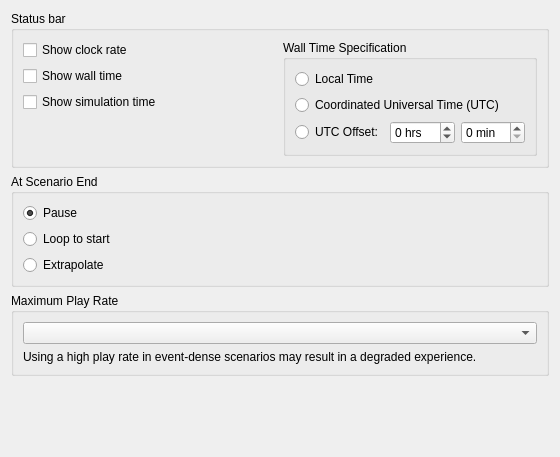
<?xml version="1.0" encoding="UTF-8"?>
<ui version="4.0">
 <class>PrefWidgetUi</class>
 <widget class="QWidget" name="PrefWidgetUi">
  <property name="geometry">
   <rect>
    <x>0</x>
    <y>0</y>
    <width>560</width>
    <height>457</height>
   </rect>
  </property>
  <property name="windowTitle">
   <string>Time Controller</string>
  </property>
  <layout class="QVBoxLayout" name="verticalLayout">
   <item>
    <widget class="QGroupBox" name="groupBox_2">
     <property name="title">
      <string>Status bar</string>
     </property>
     <layout class="QHBoxLayout" name="horizontalLayout">
      <item>
       <layout class="QVBoxLayout" name="verticalLayout_2">
        <item>
         <widget class="QCheckBox" name="mShowClockRateCheckBox">
          <property name="text">
           <string>Show clock rate</string>
          </property>
         </widget>
        </item>
        <item>
         <widget class="QCheckBox" name="mShowWallTimeCheckBox">
          <property name="text">
           <string>Show wall time</string>
          </property>
         </widget>
        </item>
        <item>
         <widget class="QCheckBox" name="mShowSimTimeCheckBox">
          <property name="text">
           <string>Show simulation time</string>
          </property>
         </widget>
        </item>
        <item>
         <spacer name="verticalSpacer">
          <property name="orientation">
           <enum>Qt::Vertical</enum>
          </property>
          <property name="sizeHint" stdset="0">
           <size>
            <width>20</width>
            <height>40</height>
           </size>
          </property>
         </spacer>
        </item>
       </layout>
      </item>
      <item>
       <widget class="QGroupBox" name="groupBox_3">
        <property name="title">
         <string>Wall Time Specification</string>
        </property>
        <layout class="QVBoxLayout" name="verticalLayout_3">
         <item>
          <widget class="QRadioButton" name="mLocalTimeSpecButton">
           <property name="text">
            <string>Local Time</string>
           </property>
          </widget>
         </item>
         <item>
          <widget class="QRadioButton" name="mUTC_TimeSpecButton">
           <property name="text">
            <string>Coordinated Universal Time (UTC)</string>
           </property>
          </widget>
         </item>
         <item>
          <layout class="QHBoxLayout" name="horizontalLayout_3">
           <property name="spacing">
            <number>6</number>
           </property>
           <item>
            <widget class="QRadioButton" name="mUTC_OffsetTimeSpecButton">
             <property name="text">
              <string>UTC Offset:</string>
             </property>
            </widget>
           </item>
           <item>
            <widget class="QSpinBox" name="mUTC_OffsetHrsBox">
             <property name="suffix">
              <string> hrs</string>
             </property>
             <property name="minimum">
              <number>-14</number>
             </property>
             <property name="maximum">
              <number>14</number>
             </property>
            </widget>
           </item>
           <item>
            <widget class="QSpinBox" name="mUTC_OffsetMinsBox">
             <property name="suffix">
              <string> min</string>
             </property>
             <property name="maximum">
              <number>59</number>
             </property>
            </widget>
           </item>
          </layout>
         </item>
        </layout>
       </widget>
      </item>
     </layout>
    </widget>
   </item>
   <item>
    <widget class="QGroupBox" name="groupBox">
     <property name="title">
      <string>At Scenario End</string>
     </property>
     <layout class="QVBoxLayout" name="verticalLayout_4">
      <item>
       <widget class="QRadioButton" name="mPause">
        <property name="text">
         <string>Pause</string>
        </property>
        <property name="checked">
         <bool>true</bool>
        </property>
       </widget>
      </item>
      <item>
       <widget class="QRadioButton" name="mLoop">
        <property name="text">
         <string>Loop to start</string>
        </property>
       </widget>
      </item>
      <item>
       <widget class="QRadioButton" name="mExtrapolate">
        <property name="text">
         <string>Extrapolate</string>
        </property>
       </widget>
      </item>
     </layout>
    </widget>
   </item>
   <item>
    <widget class="QGroupBox" name="groupBox_4">
     <property name="title">
      <string>Maximum Play Rate</string>
     </property>
     <layout class="QVBoxLayout" name="verticalLayout_5">
      <item>
       <widget class="QComboBox" name="mSpeedLimitComboBox"/>
      </item>
      <item>
       <widget class="QLabel" name="label">
        <property name="text">
         <string>Using a high play rate in event-dense scenarios may result in a degraded experience.</string>
        </property>
       </widget>
      </item>
     </layout>
    </widget>
   </item>
   <item>
    <spacer name="verticalSpacer_2">
     <property name="orientation">
      <enum>Qt::Vertical</enum>
     </property>
     <property name="sizeHint" stdset="0">
      <size>
       <width>20</width>
       <height>40</height>
      </size>
     </property>
    </spacer>
   </item>
  </layout>
 </widget>
 <resources/>
 <connections/>
</ui>
